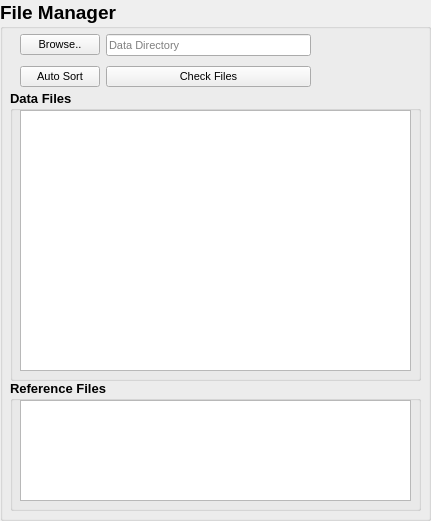
   <widget class="QGroupBox" name="groupBox_2">
    <property name="geometry">
     <rect>
      <x>550</x>
      <y>70</y>
      <width>431</width>
      <height>521</height>
     </rect>
    </property>
    <property name="font">
     <font>
      <pointsize>14</pointsize>
      <weight>75</weight>
      <bold>true</bold>
     </font>
    </property>
    <property name="title">
     <string>File Manager</string>
    </property>
    <widget class="QGroupBox" name="groupBox_3">
     <property name="geometry">
      <rect>
       <x>10</x>
       <y>380</y>
       <width>411</width>
       <height>131</height>
      </rect>
     </property>
     <property name="font">
      <font>
       <pointsize>10</pointsize>
      </font>
     </property>
     <property name="title">
      <string>Reference Files</string>
     </property>
     <widget class="QTableView" name="referenceTable">
      <property name="geometry">
       <rect>
        <x>10</x>
        <y>20</y>
        <width>391</width>
        <height>101</height>
       </rect>
      </property>
      <property name="sizeAdjustPolicy">
       <enum>QAbstractScrollArea::AdjustToContents</enum>
      </property>
      <property name="alternatingRowColors">
       <bool>true</bool>
      </property>
     </widget>
    </widget>
    <widget class="QGroupBox" name="groupBox_4">
     <property name="geometry">
      <rect>
       <x>10</x>
       <y>90</y>
       <width>411</width>
       <height>291</height>
      </rect>
     </property>
     <property name="font">
      <font>
       <pointsize>10</pointsize>
      </font>
     </property>
     <property name="title">
      <string>Data Files</string>
     </property>
     <widget class="QTableView" name="dataTable">
      <property name="geometry">
       <rect>
        <x>10</x>
        <y>20</y>
        <width>391</width>
        <height>261</height>
       </rect>
      </property>
      <property name="autoFillBackground">
       <bool>false</bool>
      </property>
      <property name="sizeAdjustPolicy">
       <enum>QAbstractScrollArea::AdjustToContents</enum>
      </property>
      <property name="alternatingRowColors">
       <bool>true</bool>
      </property>
     </widget>
    </widget>
    <widget class="QWidget" name="gridLayoutWidget_3">
     <property name="geometry">
      <rect>
       <x>20</x>
       <y>30</y>
       <width>291</width>
       <height>61</height>
      </rect>
     </property>
     <layout class="QGridLayout" name="gridLayout_6">
      <item row="0" column="0">
       <widget class="QPushButton" name="browse_data_directory_2">
        <property name="font">
         <font>
          <pointsize>8</pointsize>
          <weight>50</weight>
          <bold>false</bold>
         </font>
        </property>
        <property name="toolTip">
         <string>Browse for data directory.</string>
        </property>
        <property name="statusTip">
         <string>Browse for data directory.</string>
        </property>
        <property name="text">
         <string>Browse..</string>
        </property>
       </widget>
      </item>
      <item row="1" column="1">
       <widget class="QPushButton" name="test_button">
        <property name="font">
         <font>
          <pointsize>8</pointsize>
          <weight>50</weight>
          <bold>false</bold>
         </font>
        </property>
        <property name="toolTip">
         <string>Print the files to be processed as a list to the terminal.</string>
        </property>
        <property name="statusTip">
         <string>Print the files to be processed as a list to the terminal.</string>
        </property>
        <property name="whatsThis">
         <string>Print the files to be processed as a list to the terminal.</string>
        </property>
        <property name="text">
         <string>Check Files</string>
        </property>
       </widget>
      </item>
      <item row="0" column="1">
       <widget class="QLineEdit" name="data_directory_box">
        <property name="font">
         <font>
          <pointsize>8</pointsize>
          <weight>50</weight>
          <bold>false</bold>
         </font>
        </property>
        <property name="toolTip">
         <string>Directory where the data files are located.</string>
        </property>
        <property name="placeholderText">
         <string>Data Directory</string>
        </property>
       </widget>
      </item>
      <item row="1" column="0">
       <widget class="QPushButton" name="auto_sort_button">
        <property name="font">
         <font>
          <pointsize>8</pointsize>
          <weight>50</weight>
          <bold>false</bold>
         </font>
        </property>
        <property name="toolTip">
         <string>Sort and match loaded data.</string>
        </property>
        <property name="statusTip">
         <string>Sort and match loaded data.</string>
        </property>
        <property name="text">
         <string>Auto Sort</string>
        </property>
       </widget>
      </item>
     </layout>
    </widget>
   </widget>
